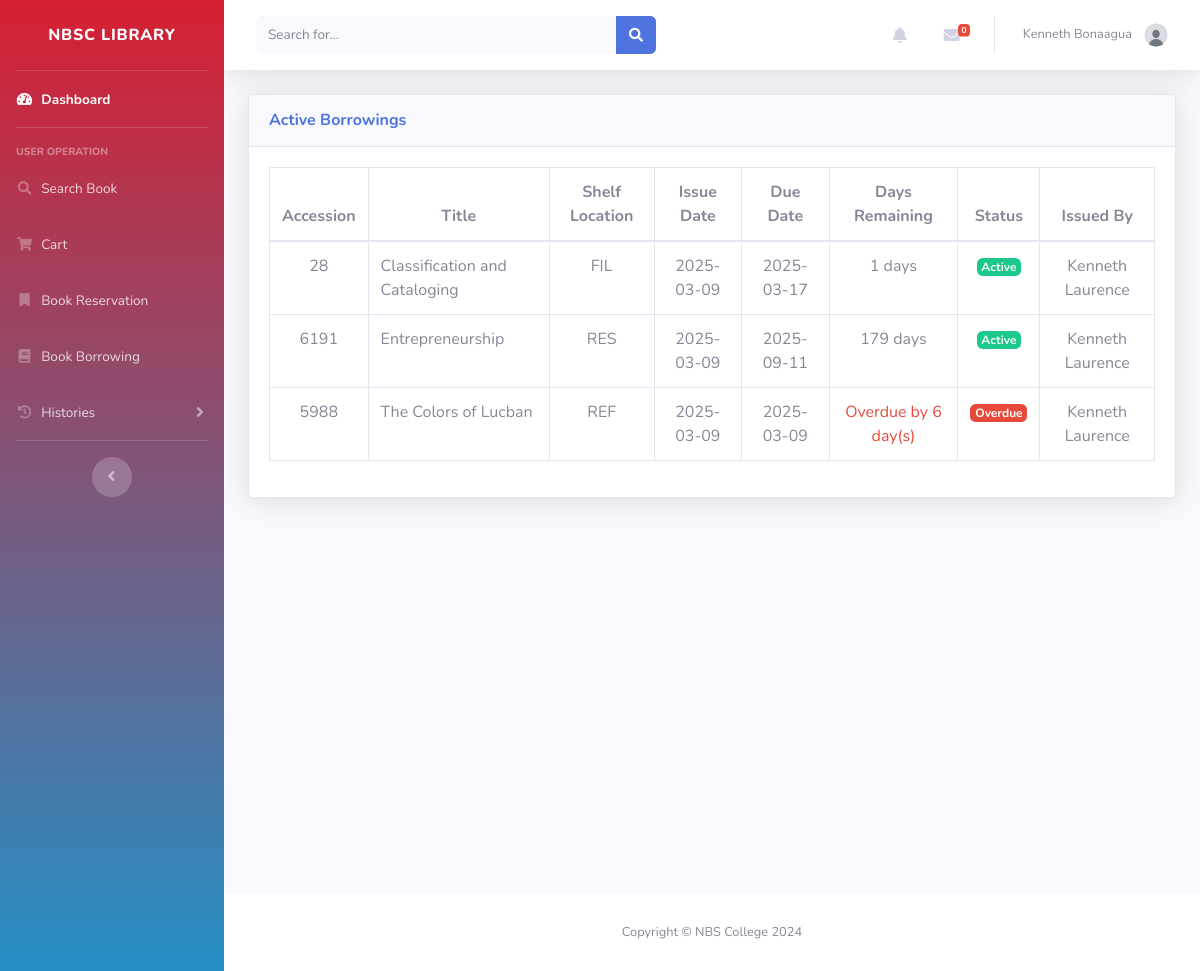
Screenshot of /User/book_borrowing.php (signed in) with the database file from the repository.
### tables this page shows
CREATE TABLE `borrowings` (
  `id` int(225) NOT NULL,
  `user_id` int(225) DEFAULT NULL,
  `book_id` int(225) DEFAULT NULL,
  `status` varchar(100) DEFAULT NULL,
  `issue_date` date DEFAULT NULL,
  `issued_by` int(11) DEFAULT NULL,
  `due_date` date DEFAULT NULL,
  `return_date` date DEFAULT NULL,
  `recieved_by` int(11) DEFAULT NULL,
  `report_date` date DEFAULT NULL,
  `replacement_date` date DEFAULT NULL,
  `reminder_sent` tinyint(4) DEFAULT NULL
);

CREATE TABLE `books` (
  `id` int(11) NOT NULL,
  `accession` int(11) NOT NULL,
  `title` varchar(100) DEFAULT NULL,
  `preferred_title` varchar(100) DEFAULT NULL,
  `parallel_title` varchar(100) DEFAULT NULL,
  `subject_category` varchar(100) DEFAULT NULL,
  `subject_detail` varchar(9999) DEFAULT NULL,
  `summary` varchar(1000) DEFAULT NULL,
  `contents` varchar(1000) DEFAULT NULL,
  `front_image` varchar(100) DEFAULT NULL,
  `back_image` varchar(100) DEFAULT NULL,
  `dimension` varchar(100) DEFAULT NULL,
  `series` varchar(100) DEFAULT NULL,
  `volume` varchar(100) DEFAULT NULL,
  `edition` varchar(100) DEFAULT NULL,
  `copy_number` int(225) DEFAULT NULL,
  `total_pages` varchar(100) DEFAULT NULL,
  `supplementary_contents` varchar(100) DEFAULT NULL,
  `ISBN` varchar(100) DEFAULT NULL,
  `content_type` varchar(100) DEFAULT NULL,
  `media_type` varchar(100) DEFAULT NULL,
  `carrier_type` varchar(100) DEFAULT NULL,
  `call_number` varchar(100) DEFAULT NULL,
  `URL` varchar(225) DEFAULT NULL,
  `language` varchar(100) DEFAULT NULL,
  `shelf_location` varchar(100) DEFAULT NULL,
  `entered_by` int(225) DEFAULT NULL,
  `date_added` date DEFAULT NULL,
  `status` varchar(100) DEFAULT NULL,
  `updated_by` int(11) DEFAULT NULL,
  `last_update` date DEFAULT NULL
);

### User/book_borrowing.php (the view, shortened to what this page needs)
<?php
include '../db.php';
$user_id = $_SESSION['user_id'];
$query = "SELECT b.id, bk.accession, bk.title, bk.shelf_location, b.issue_date, b.due_date, b.status,
                 a1.firstname AS issued_by_name, a2.firstname AS received_by_name
          FROM borrowings b
          JOIN books bk ON b.book_id = bk.id
          LEFT JOIN admins a1 ON b.issued_by = a1.id
          LEFT JOIN admins a2 ON b.recieved_by = a2.id
          WHERE b.user_id = ? AND b.status IN ('Active', 'Overdue')";
$stmt = $conn->prepare($query);
$stmt->bind_param('i', $user_id);
$stmt->execute();
$result = $stmt->get_result();
include 'inc/header.php';
?>
<head>
</head>
<div id="content" class="d-flex flex-column min-vh-100">
    <div class="container-fluid">
        <div class="card shadow mb-4">
            <div class="card-header py-3">
                <h6 class="m-0 font-weight-bold text-primary">Active Borrowings</h6>
            </div>
            <div class="card-body">
                <div class="table-responsive">
                    <table class="table table-bordered" id="dataTable" width="100%" cellspacing="0">
                        <thead>
                            <tr>
                                <th class="text-center">Accession</th>
                                <th class="text-center">Title</th>
                                <th class="text-center">Shelf Location</th>
                                <th class="text-center">Issue Date</th>
                                <th class="text-center">Due Date</th>
                                <th class="text-center">Days Remaining</th>
                                <th class="text-center">Status</th>
                                <th class="text-center">Issued By</th>
                            </tr>
                        </thead>
                        <tbody>
                            <?php if ($result && $result->num_rows > 0):
                                while ($row = $result->fetch_assoc()):
                                    $due_date = new DateTime($row['due_date']);
                                    $today = new DateTime();
                                    $days_remaining = $today->diff($due_date)->days;
                                    $is_overdue = $today > $due_date;
                                    $is_today = $today->format('Y-m-d') == $due_date->format('Y-m-d');
                                    $is_tomorrow = $today->modify('+1 day')->format('Y-m-d') == $due_date->format('Y-m-d');
                            ?>
                                <tr>
                                    <td class="text-center"><?php echo htmlspecialchars($row['accession']); ?></td>
                                    <td><?php echo htmlspecialchars($row['title']); ?></td>
                                    <td class="text-center"><?php echo htmlspecialchars($row['shelf_location']); ?></td>
                                    <td class="text-center"><?php echo date('Y-m-d', strtotime($row['issue_date'])); ?></td>
                                    <td class="text-center"><?php echo date('Y-m-d', strtotime($row['due_date'])); ?></td>
                                    <td class="text-center">
                                        <?php if ($is_today): ?>
                                            Library is open until 4 PM today
                                        <?php elseif ($is_tomorrow): ?>
                                            Library is open until 4 PM tomorrow
                                        <?php elseif ($is_overdue): ?>
                                            <span class="text-danger">Overdue by <?php echo $days_remaining; ?> day(s)</span>
                                        <?php else: ?>
                                            <?php echo $days_remaining; ?> days
                                        <?php endif; ?>
                                    </td>
                                    <td class="text-center">
                                        <?php if ($is_overdue): ?>
                                            <span class="badge badge-danger">Overdue</span>
                                        <?php else: ?>
                                            <span class="badge badge-success">Active</span>
                                        <?php endif; ?>
                                    </td>
                                    <td class="text-center"><?php echo htmlspecialchars($row['issued_by_name']); ?></td>
                                </tr>
                            <?php endwhile; ?>
                            <?php endif; ?>
                        </tbody>
                    </table>
                </div>
            </div>
        </div>
    </div>
</div>
<?php include 'inc/footer.php'; ?>

### rows the page displays
borrowings: book.accession "28", book.title "Classification and Cataloging", book.shelf_location "FIL", issue_date "2025-03-09", due_date "2025-03-17", shows "Active", admins.firstname "Kenneth Laurence"
borrowings: book.accession "6191", book.title "Entrepreneurship", book.shelf_location "RES", issue_date "2025-03-09", due_date "2025-09-11", shows "Active", admins.firstname "Kenneth Laurence"
borrowings: book.accession "5988", book.title "The Colors of Lucban", book.shelf_location "REF", issue_date "2025-03-09", due_date "2025-03-09", shows "Overdue", admins.firstname "Kenneth Laurence"

### other values shown
$_SESSION['firstname'] "Kenneth"
$_SESSION['lastname'] "Bonaagua"
